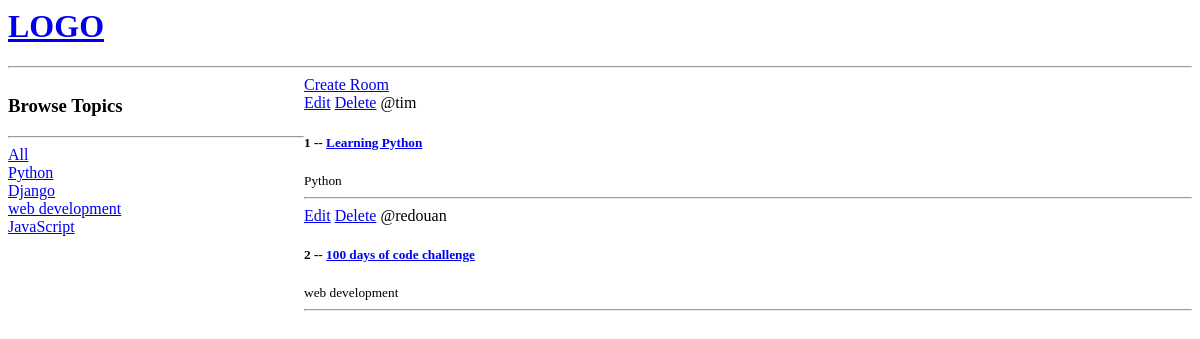
The app's page /, older data.
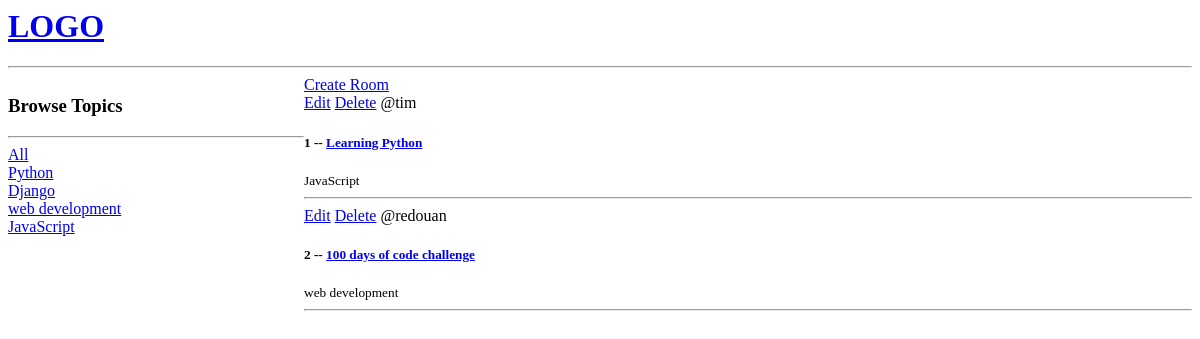
The same page, newer data.
### base/models.py (models this page shows, shortened)
class Room(models.Model):
    host = models.ForeignKey(User, on_delete=models.SET_NULL, null=True)
    topic = models.ForeignKey(Topic, on_delete=models.SET_NULL, null=True)
    name = models.CharField(max_length=200)
    description = models.TextField(null=True, blank= True)
    updated = models.DateTimeField(auto_now=True)
    created = models.DateTimeField(auto_now_add=True)
    class Meta:
        ordering = ['-updated' , '-created']

class Topic(models.Model):
    name = models.CharField(max_length=200)

### base/views.py (the view)
# urls.py: path('', views.home, name="home"),
def home(request):
    q = request.GET.get('q') if request.GET.get('q') != None else ''
    rooms = Room.objects.filter(topic__name__icontains=q)
    topics = Topic.objects.all()
    context = {'rooms': rooms, 'topics': topics}
    return render(request, 'base/home.html', context)

### base/templates/base/home.html (shortened to what this page needs)
{% include 'navbar.html' %}
{% block content %}
    <div class="home-container">
    <div>
        <h3>Browse Topics</h3>
        <hr>
        <div>
            <a href="{% url 'home' %}?q={{topic.name}}">All</a>
        </div>
        {% for topic in topics %}
        <div>
            <a href="{% url 'home' %}?q={{topic.name}}">{{topic.name}}</a>
        </div>
        {% endfor %}
    </div>
    <div>
    <a href="{% url 'create-room' %}">Create Room</a>
    <div>
        {% for room in rooms  %}
            <div>
                <a href="{% url 'update-room' room.id %}">Edit</a>
                <a href="{% url 'delete-room' room.id %}">Delete</a>
                <span>@{{room.host.username}}</span>
                <h5>{{room.id}} -- <a href="/room/{{room.id}}">{{room.name}}</a></h5>
                <small>{{room.topic.name}}</small>
                <hr>
            </div>
        {% endfor %}
    </div>
</div>
{% endblock content %}

Row changes from the older to the newer data that the page shows:
changed Room "Learning Python": topic.name "Python" → "JavaScript"
